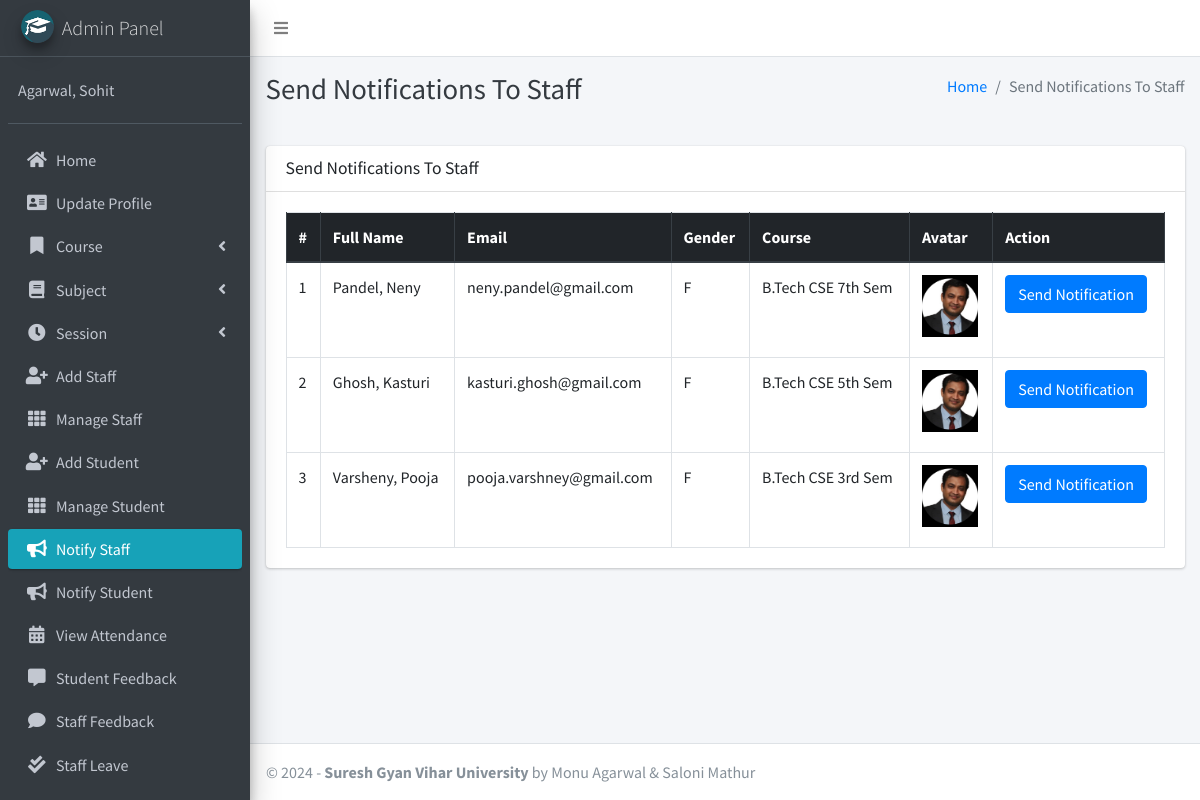
The page /admin_notify_staff (signed in) on the database its author committed.
### main_app/models.py (models this page shows, shortened)
class CustomUser(AbstractUser):
    USER_TYPE = ((1, "HOD"), (2, "Staff"), (3, "Student"))
    GENDER = [("M", "Male"), ("F", "Female")]
    username = None  # Removed username, using email instead
    email = models.EmailField(unique=True)
    user_type = models.CharField(default=1, choices=USER_TYPE, max_length=1)
    gender = models.CharField(max_length=1, choices=GENDER)
    profile_pic = models.ImageField()
    address = models.TextField()
    fcm_token = models.TextField(default="")  # For firebase notifications
    created_at = models.DateTimeField(auto_now_add=True)
    updated_at = models.DateTimeField(auto_now=True)
    USERNAME_FIELD = "email"
    REQUIRED_FIELDS = []
    objects = CustomUserManager()
    def __str__(self):
        return self.last_name + ", " + self.first_name

class Staff(models.Model):
    course = models.ForeignKey(Course, on_delete=models.DO_NOTHING, null=True, blank=False)
    admin = models.OneToOneField(CustomUser, on_delete=models.CASCADE)

class Course(models.Model):
    name = models.CharField(max_length=120)
    created_at = models.DateTimeField(auto_now_add=True)
    updated_at = models.DateTimeField(auto_now=True)

### main_app/hod_views.py (the view)
# urls.py: path("admin_notify_staff", hod_views.admin_notify_staff,
def admin_notify_staff(request):
    staff = CustomUser.objects.filter(user_type=2)
    context = {
        'page_title': "Send Notifications To Staff",
        'allStaff': staff
    }
    return render(request, "hod_template/staff_notification.html", context)

### main_app/templates/hod_template/staff_notification.html (shortened to what this page needs)
{% extends 'main_app/base.html' %}
{% load static %}
{% block page_title %}{{page_title}}{% endblock page_title %}
{% block content %}
<section class="content">
    <div class="container-fluid">
        <div class="row">
            <div class="col-md-12">
                <div class="card">
                    <div class="card-header">
                        <h3 class="card-title">{{page_title}}</h3>
                    </div>
                    <div class="card-body">
                        <table id="example2" class="table table-bordered table-hover">
                            <thead class="thead-dark">
                                <tr>
                                    <th>#</th>
                                    <th>Full Name</th>
                                    <th>Email</th>
                                    <th>Gender</th>
                                    <th>Course</th>
                                    <th>Avatar</th>
                                    <th>Action</th>
                                </tr>
                            </thead>
                            <tbody>
                                {% for staff in allStaff %}
                                <tr>
                                    <td>{{ forloop.counter }}</td>
                                    <td>{{staff.last_name}}, {{staff.first_name}}</td>
                                    <td>{{staff.email}}</td>
                                    <td>{{staff.gender}}</td>
                                    <td>{{staff.staff.course.name}}</td>
                                    <td>
                                        {% if staff.profile_pic == ""  %}
                                        No Image
                                        {% else %}
                                        <img class="img img-fluid mb-2" height="56" width="56"
                                            src="{{staff.profile_pic}}" alt="">
                                        {% endif %}
                                    </td>
                                    <td><button data-toggle = "modal" data-target = "#myModal"class="btn btn-primary show_notification" value="{{staff.id}}">Send Notification</button>
                                    </td>
                                </tr>
                                {% endfor %}
                            </tbody>
                        </table>
                    </div>
                </div>
            </div>
        </div>
    </div>
</section>
{% endblock content %}

### main_app/templates/main_app/base.html (shortened to what this page needs)
{% load static %}
<!DOCTYPE html>
<html>
<head>
    <link rel="stylesheet" href="{% static 'plugins/fontawesome-free/css/all.min.css'%} ">
    <link rel="stylesheet" href="https://code.ionicframework.com/ionicons/2.0.1/css/ionicons.min.css">
    <link rel="stylesheet"
        href="{% static 'plugins/tempusdominus-bootstrap-4/css/tempusdominus-bootstrap-4.min.css'%} ">
    <link rel="stylesheet" href="{% static 'plugins/icheck-bootstrap/icheck-bootstrap.min.css'%} ">
    <link rel="stylesheet" href="{% static 'dist/css/adminlte.min.css'%} ">
    <link rel="stylesheet" href="{% static 'plugins/overlayScrollbars/css/OverlayScrollbars.min.css'%} ">
    <link rel="stylesheet" href="{% static 'plugins/daterangepicker/daterangepicker.css'%} ">
</head>
<body class="hold-transition sidebar-mini layout-fixed">
    <div class="wrapper">
        <nav class="main-header navbar navbar-expand navbar-white navbar-light">
            <ul class="navbar-nav">
                <li class="nav-item">
                    <a class="nav-link" data-widget="pushmenu" href="#"><i class="fas fa-bars"></i></a>
                </li>
            </ul>
        </nav>
        {% include "main_app/sidebar_template.html" with user=user %}
        <div class="content-wrapper">
            <div class="content-header">
                <div class="container-fluid">
                    <div class="row mb-2">
                        <div class="col-sm-6">
                            <h1 class="m-0 text-dark">{% block page_title %}{% endblock page_title %}</h1>
                        </div>
                        <div class="col-sm-6">
                            <ol class="breadcrumb float-sm-right">
                                <li class="breadcrumb-item"><a href="#">Home</a></li>
                                <li class="breadcrumb-item active">{{ page_title }}</li>
                            </ol>
                        </div>
                    </div>
                </div>
            </div>
<section class="content">
    <div class="container-fluid">
        <div class="row">
            <div class="col-md-12">
            </div></div></div></section>
            {% block content %}
            {% endblock content %}
        </div>
        {% include "main_app/footer.html" %}
    </div>
</body>
</html>

### main_app/templates/main_app/sidebar_template.html (shortened to what this page needs)
{% load static %}
<aside class="main-sidebar sidebar-dark-info elevation-4">
    {% if request.user.user_type == '1' %}
    <a href="{% url 'admin_home' %}" class="brand-link">
        <img src="{% static 'dist/img/cmsl.png' %} " alt="AdminLTE Logo"
            class="brand-image img-circle elevation-3" >
        <span class="brand-text font-weight-light">Admin Panel</span>
    </a>
    <div class="sidebar">
        <div class="user-panel mt-3 pb-3 mb-3 d-flex">
            <div class="info">
                <a href="#" class="d-block">{{user}}</a>
            </div>
        </div>
        <nav class="mt-2">
            <ul class="nav nav-pills nav-sidebar flex-column" data-widget="treeview" role="menu" data-accordion="false">
                <li class="nav-item">
                    {% url 'admin_home' as admin_home %}
                    <a href="{{admin_home}}" class="nav-link {% if admin_home == request.path %} active {% endif %}">
                        <i class="nav-icon fas fa-home"></i>
                        <p>
                            Home
                        </p>
                    </a>
                </li>
                <li class="nav-item">
                    {% url 'admin_view_profile' as admin_view_profile %}
                    <a href="{{admin_view_profile}}"
                        class="nav-link {% if admin_view_profile == request.path %} active {% endif %}">
                        <i class="nav-icon fas fa-address-card"></i>
                        <p>
                            Update Profile
                        </p>
                    </a>
                </li>
                <li class="nav-item has-treeview">
                    <a href="#" class="nav-link">
                        <i class="nav-icon fas fa-bookmark"></i>
                        <p>
                            Course
                            <i class="fas fa-angle-left right"></i>
                        </p>
                    </a>
                </li>
                <li class="nav-item has-treeview">
                    <a href="#" class="nav-link">
                        <i class="nav-icon fas fa-book"></i>
                        <p>
                            Subject
                            <i class="fas fa-angle-left right"></i>
                        </p>
                    </a>
                </li>
                <li class="nav-item has-treeview">
                    <a href="#" class="nav-link">
                        <i class="nav-icon fas fa-clock"></i>
                        <p>
                            Session
                            <i class="fas fa-angle-left right"></i>
                        </p>
                    </a>
                </li>
                <li class="nav-item">
                    {% url 'add_staff' as add_staff %}
                    <a href="{{add_staff}}" class="nav-link {% if add_staff == request.path %} active {% endif %}">
                        <i class="nav-icon fas fa-user-plus"></i>
                        <p>
                            Add Staff
                        </p>
                    </a>
                </li>
                <li class="nav-item">
                    {% url 'manage_staff' as manage_staff %}
                    {% url 'edit_staff' staff_id as edit_staff %}
                    <a href="{{manage_staff}}"
                        class="nav-link {% if manage_staff == request.path or request.path == edit_staff %} active {% endif %}">
                        <i class="nav-icon fas fa-th"></i>
                        <p>
                            Manage Staff
                        </p>
                    </a>
                </li>
                <li class="nav-item">
                    {% url 'add_student' as add_student%}
                    <a href="{{add_student}}" class="nav-link  {% if add_student == request.path %} active {% endif %}">
                        <i class="nav-icon fas fa-user-plus"></i>
                        <p>
                            Add Student
                        </p>
                    </a>
                </li>
                <li class="nav-item">
                    {% url 'manage_student' as manage_student %}
                    {% url 'edit_student' student_id as edit_student %}
                    <a href="{{manage_student}}"
                        class="nav-link  {% if edit_student == request.path or manage_student == request.path %} active {% endif %}">
                        <i class="nav-icon fas fa-th"></i>
                        <p>
                            Manage Student
                        </p>
                    </a>
                </li>
                <li class="nav-item">
                    {% url 'admin_notify_staff' as admin_notify_staff %}
                    <a href="{{admin_notify_staff}}"
                        class="nav-link {% if admin_notify_staff == request.path %} active {% endif %}">
                        <i class="nav-icon fas fa-bullhorn"></i>
                        <p>
                            Notify Staff
                        </p>
                    </a>
                </li>
                <li class="nav-item">
                    {% url 'admin_notify_student' as admin_notify_student %}
                    <a href="{{admin_notify_student}}"
                        class="nav-link {% if admin_notify_student == request.path %} active {% endif %}">
                        <i class="nav-icon fas fa-bullhorn"></i>
                        <p>
                            Notify Student
                        </p>
                    </a>
                </li>
                <li class="nav-item">
                    {% url 'admin_view_attendance' as admin_view_attendance %}
                <li class="nav-item">
                    <a href="{{admin_view_attendance}}"
                        class="nav-link  {% if admin_view_attendance == request.path %} active {% endif %}">
                        <i class="nav-icon fas fa-calendar-alt"></i>
                        <p>
                            View Attendance
                        </p>
                    </a>
                </li>
                <li class="nav-item">
                    {% url 'student_feedback_message' as student_feedback_message %}
                    <a href="{{ student_feedback_message }}"
                        class="nav-link  {% if student_feedback_message == request.path %} active {% endif %}">
                        <i class="nav-icon fas fa-comment-alt"></i>
                        <p>
                            Student Feedback
                        </p>
                    </a>
                </li>
                <li class="nav-item">
                    {% url 'staff_feedback_message' as staff_feedback_message %}
                    <a href="{{staff_feedback_message}}"
                        class="nav-link   {% if staff_feedback_message == request.path %} active {% endif %}">
                        <i class="nav-icon fas fa-comment"></i>
                        <p>
                            Staff Feedback
                        </p>
                    </a>
                </li>
                <li class="nav-item">
                    {% url 'view_staff_leave' as view_staff_leave %}
                    <a href="{{view_staff_leave}}"
                        class="nav-link  {% if view_staff_leave == request.path %} active {% endif %}">
                        <i class="nav-icon fas fa-check-double"></i>
                        <p>
                            Staff Leave
                        </p>
                    </a>
                </li>
                <li class="nav-item">
                    {% url 'view_student_leave' as view_student_leave %}
                    <a href="{% url 'view_student_leave' %}"
                        class="nav-link  {% if view_student_leave == request.path %} active {% endif %}">
                    </a>
                </li>
                                        {% endif %}
                                    </ul>
                                </nav>
                            </div>
</aside>

### main_app/templates/main_app/footer.html
<footer class="main-footer">
    &copy; {% now "Y" %} - <strong>Suresh Gyan Vihar University</strong>
    by Monu Agarwal & Saloni Mathur
</footer>

### rows shown on the page
CustomUser: last_name+first_name "Agarwal, Sohit"
CustomUser: last_name "Pandel", first_name "Neny", email "neny.pandel@gmail.com", gender "F", staff.course.name "B.Tech CSE 7th Sem", profile_pic (picture)
CustomUser: last_name "Ghosh", first_name "Kasturi", email "kasturi.ghosh@gmail.com", gender "F", staff.course.name "B.Tech CSE 5th Sem", profile_pic (picture)
CustomUser: last_name "Varsheny", first_name "Pooja", email "pooja.varshney@gmail.com", gender "F", staff.course.name "B.Tech CSE 3rd Sem", profile_pic (picture)

### other values the page prints
{{ page_title }} "Send Notifications To Staff"
